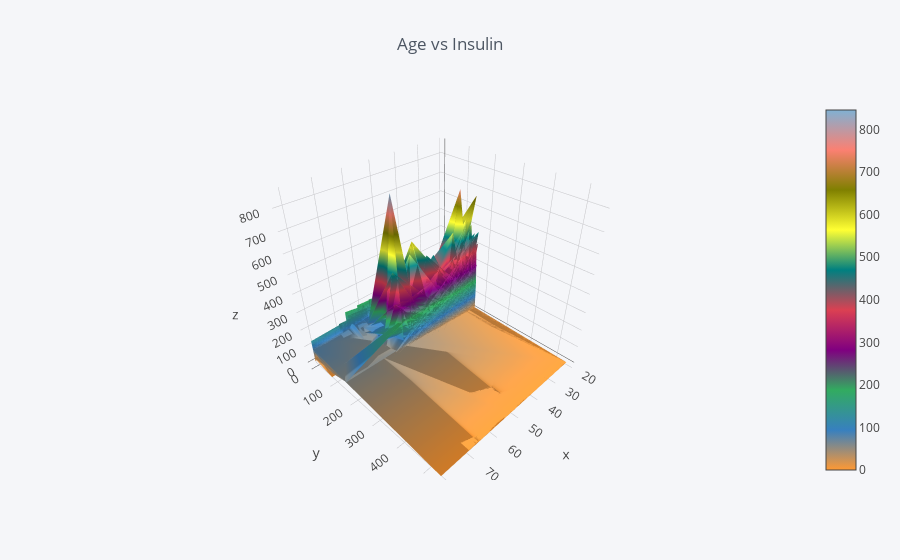

Notebook code cell kept with this figure:
### Code cell
df.iplot( x='Age',
    y='Insulin',kind='surface',
        title='Age vs Insulin',
    xTitle='Age',
    yTitle='Insulin' )

### Figure 1 — Plotly figure (JSON) as saved in the notebook; plotly's stock layout.template omitted (floating-point values rounded to 4 significant figures; data arrays with more than 128 entries replaced by an {"elided": "..."} marker saying what was removed)
{"data": [{"colorscale": [[0, "rgb(255, 153, 51)"], [0.1111, "rgb(55, 128, 191)"], [0.2222, "rgb(50, 171, 96)"], [0.3333, "rgb(128, 0, 128)"], [0.4444, "rgb(219, 64, 82)"], [0.5556, "rgb(0, 128, 128)"], [0.6667, "rgb(255, 255, 51)"], [0.7778, "rgb(128, 128, 0)"], [0.8889, "rgb(251, 128, 114)"], [1, "rgb(128, 177, 211)"]], "type": "surface", "uid": "59ced438-016a-4566-9553-b38275fd536a", "x": {"elided": "768 int values"}, "y": {"elided": "768 int values"}, "z": {"elided": "9x768 float values"}}], "layout": {"legend": {"bgcolor": "#F5F6F9", "font": {"color": "#4D5663"}}, "paper_bgcolor": "#F5F6F9", "plot_bgcolor": "#F5F6F9", "title": {"font": {"color": "#4D5663"}, "text": "Age vs Insulin"}, "xaxis": {"gridcolor": "#E1E5ED", "showgrid": true, "tickfont": {"color": "#4D5663"}, "title": {"font": {"color": "#4D5663"}, "text": "Age"}, "zerolinecolor": "#E1E5ED"}, "yaxis": {"gridcolor": "#E1E5ED", "showgrid": true, "tickfont": {"color": "#4D5663"}, "title": {"font": {"color": "#4D5663"}, "text": "Insulin"}, "zerolinecolor": "#E1E5ED"}}}
